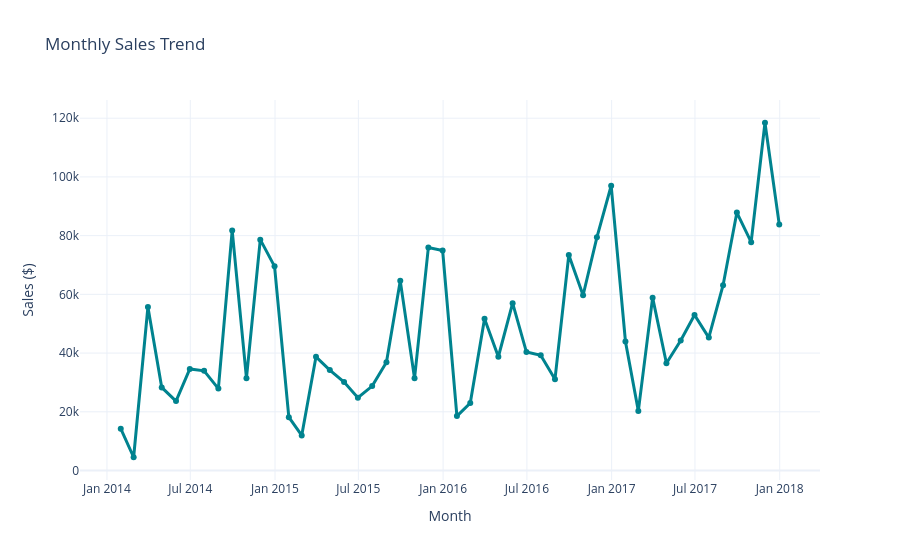

The notebook cell this image was saved under:
### Markdown cell above
### Plotly version

### Code cell
monthly_sales = (
    df.set_index("order_date")
      .resample("M")[["sales","profit"]]
      .sum()
      .reset_index()
)

fig = px.line(
    monthly_sales,
    x="order_date",
    y="sales",
    title="Monthly Sales Trend",
    markers=True,
)
fig.update_traces(line=dict(color="#00838F", width=3))  # un teal moderno
fig.update_layout(
    xaxis_title="Month",
    yaxis_title="Sales ($)",
    template="plotly_white"
)
fig.write_image("../plots/monthly_sales_trend_plotly.png", scale=3)
fig.show()

### Figure 1 — Plotly figure (JSON) as saved in the notebook; plotly's stock layout.template omitted (floating-point values rounded to 4 significant figures)
{"data": [{"hovertemplate": "order_date=%{x}<br>sales=%{y}<extra></extra>", "legendgroup": "", "line": {"color": "#00838F", "dash": "solid", "width": 3}, "marker": {"symbol": "circle"}, "mode": "lines+markers", "name": "", "orientation": "v", "showlegend": false, "type": "scatter", "x": ["2014-01-31T00:00:00", "2014-02-28T00:00:00", "2014-03-31T00:00:00", "2014-04-30T00:00:00", "2014-05-31T00:00:00", "2014-06-30T00:00:00", "2014-07-31T00:00:00", "2014-08-31T00:00:00", "2014-09-30T00:00:00", "2014-10-31T00:00:00", "2014-11-30T00:00:00", "2014-12-31T00:00:00", "2015-01-31T00:00:00", "2015-02-28T00:00:00", "2015-03-31T00:00:00", "2015-04-30T00:00:00", "2015-05-31T00:00:00", "2015-06-30T00:00:00", "2015-07-31T00:00:00", "2015-08-31T00:00:00", "2015-09-30T00:00:00", "2015-10-31T00:00:00", "2015-11-30T00:00:00", "2015-12-31T00:00:00", "2016-01-31T00:00:00", "2016-02-29T00:00:00", "2016-03-31T00:00:00", "2016-04-30T00:00:00", "2016-05-31T00:00:00", "2016-06-30T00:00:00", "2016-07-31T00:00:00", "2016-08-31T00:00:00", "2016-09-30T00:00:00", "2016-10-31T00:00:00", "2016-11-30T00:00:00", "2016-12-31T00:00:00", "2017-01-31T00:00:00", "2017-02-28T00:00:00", "2017-03-31T00:00:00", "2017-04-30T00:00:00", "2017-05-31T00:00:00", "2017-06-30T00:00:00", "2017-07-31T00:00:00", "2017-08-31T00:00:00", "2017-09-30T00:00:00", "2017-10-31T00:00:00", "2017-11-30T00:00:00", "2017-12-31T00:00:00"], "xaxis": "x", "y": [14240.0, 4520.0, 55690.0, 28300.0, 23650.0, 34600.0, 33950.0, 27910.0, 81780.0, 31450.0, 78630.0, 69550.0, 18170.0, 11950.0, 38730.0, 34200.0, 30130.0, 24800.0, 28770.0, 36900.0, 64600.0, 31400.0, 75970.0, 74920.0, 18540.0, 22980.0, 51720.0, 38750.0, 56990.0, 40340.0, 39260.0, 31120.0, 73410.0, 59690.0, 79410.0, 97000.0, 43970.0, 20300.0, 58870.0, 36520.0, 44260.0, 52980.0, 45260.0, 63120.0, 87870.0, 77780.0, 118400.0, 83830.0], "yaxis": "y"}], "layout": {"legend": {"tracegroupgap": 0}, "title": {"text": "Monthly Sales Trend"}, "xaxis": {"anchor": "y", "domain": [0, 1], "title": {"text": "Month"}}, "yaxis": {"anchor": "x", "domain": [0, 1], "title": {"text": "Sales ($)"}}}}
